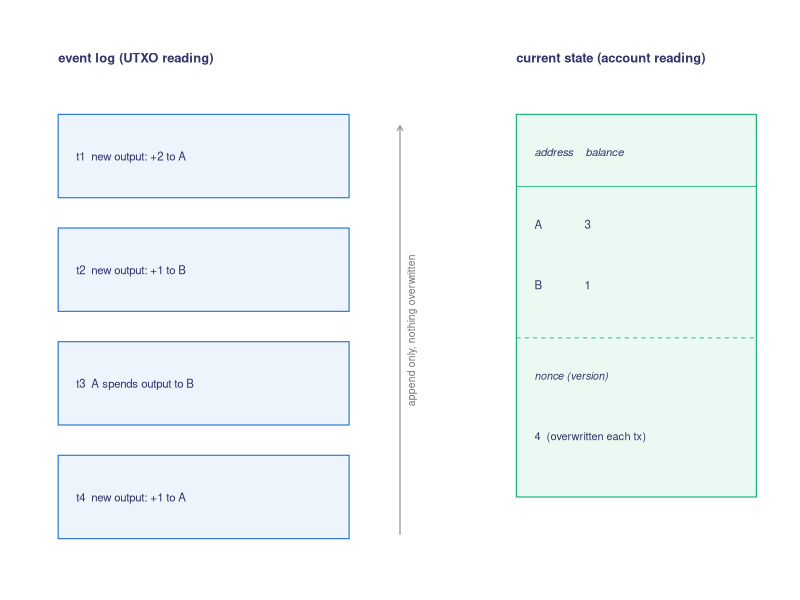
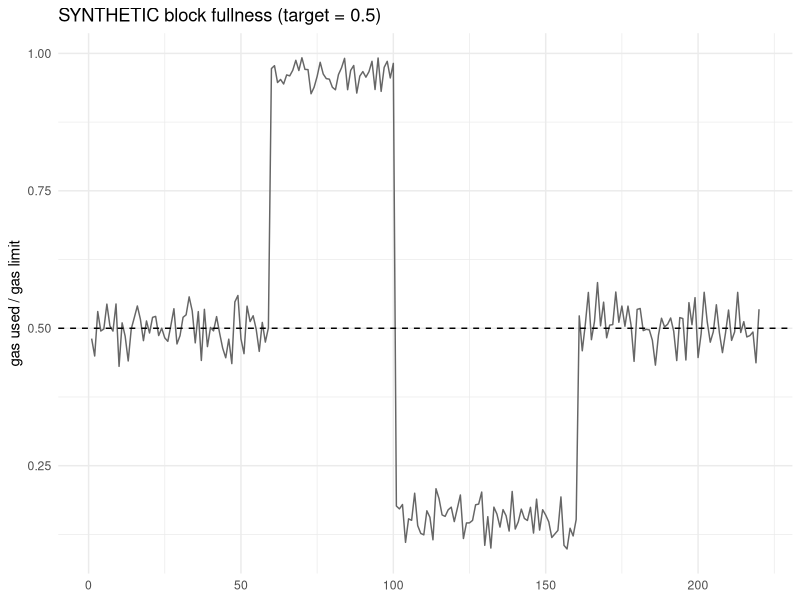
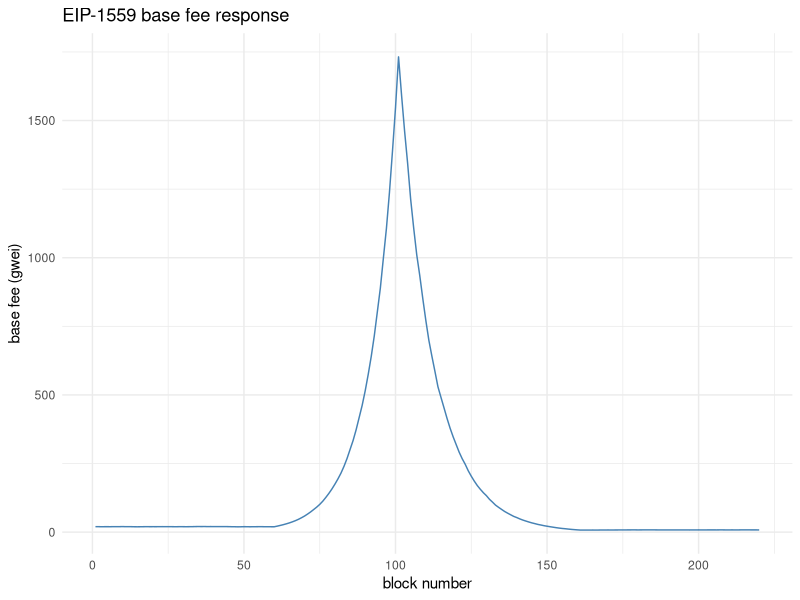
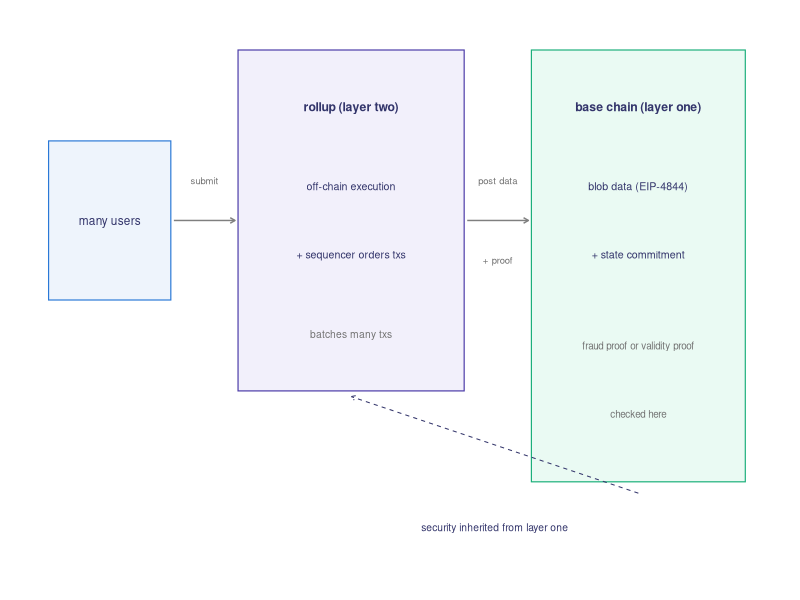
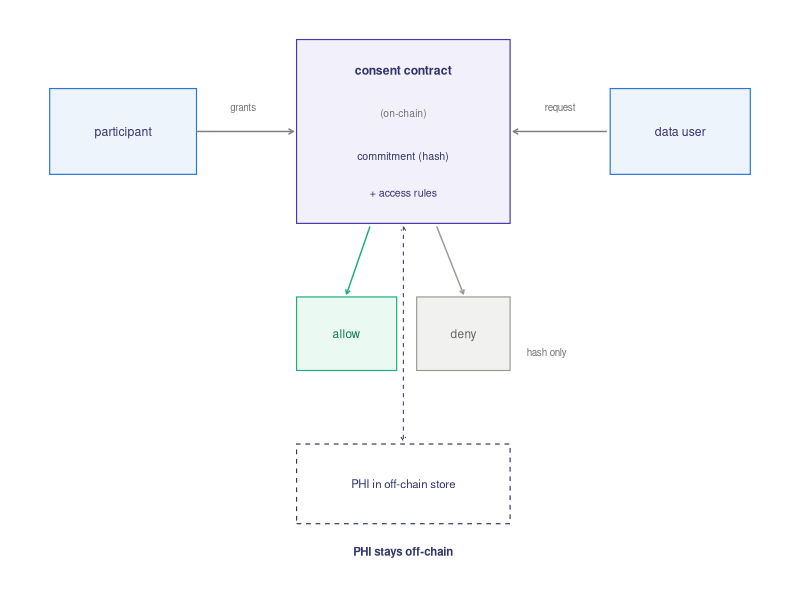

The R script that drew these images, in order:
## ---- chunk 1
#| label: fig-event-vs-state
#| fig-cap: >
#|   The same ledger under two representations. On
#|   the left the UTXO model keeps an append-only log
#|   of immutable outputs from which a balance is
#|   derived by replay; on the right the account
#|   model keeps one mutable row per address, plus a
#|   nonce that is overwritten as each transaction
#|   arrives.
library(ggplot2)
library(tibble)

PAL <- c('#2a78d6', '#1baf7a', '#eda100', '#008300',
         '#4a3aa7', '#e34948', '#e87ba4', '#eb6834')

book_theme <- ggplot2::theme_minimal(base_size = 11) +
  ggplot2::theme(
    panel.grid.minor = ggplot2::element_blank(),
    panel.grid.major = ggplot2::element_line(
      linewidth = 0.25, colour = 'grey88'),
    axis.title = ggplot2::element_text(size = 10),
    legend.position = 'bottom'
  )

structure_col <- '#33356b'

events <- tibble(
  y = c(6.0, 4.5, 3.0, 1.5),
  label = c('t1  new output: +2 to A',
            't2  new output: +1 to B',
            't3  A spends output to B',
            't4  new output: +1 to A')
)

ggplot() +
  geom_rect(data = events,
    aes(xmin = 0.3, xmax = 4.3, ymin = y - 0.55,
        ymax = y + 0.55),
    fill = '#eef4fc', colour = PAL[1], linewidth = 0.4) +
  geom_text(data = events, aes(x = 0.55, y = y, label = label),
    hjust = 0, size = 2.9, colour = structure_col) +
  annotate('text', x = 0.3, y = 7.3, hjust = 0,
    label = 'event log (UTXO reading)', fontface = 'bold',
    size = 3.3, colour = structure_col) +
  annotate('segment', x = 5.0, xend = 5.0, y = 6.4, yend = 1.0,
    arrow = arrow(length = unit(0.15, 'cm'), ends = 'first'),
    colour = 'grey55', linewidth = 0.4) +
  annotate('text', x = 5.15, y = 3.7, hjust = 0.5, angle = 90,
    label = 'append only, nothing overwritten',
    size = 2.6, colour = 'grey45') +
  annotate('text', x = 6.6, y = 7.3, hjust = 0,
    label = 'current state (account reading)',
    fontface = 'bold', size = 3.3, colour = structure_col) +
  geom_rect(aes(xmin = 6.6, xmax = 9.9, ymin = 1.5, ymax = 6.55),
    fill = '#eafaf3', colour = PAL[2], linewidth = 0.4) +
  annotate('segment', x = 6.6, xend = 9.9, y = 5.6, yend = 5.6,
    colour = PAL[2], linewidth = 0.3) +
  annotate('text', x = 6.85, y = 6.05, hjust = 0,
    label = 'address    balance', fontface = 'italic',
    size = 2.8, colour = structure_col) +
  annotate('text', x = 6.85, y = 5.1, hjust = 0,
    label = 'A              3', size = 2.9, colour = structure_col) +
  annotate('text', x = 6.85, y = 4.3, hjust = 0,
    label = 'B              1', size = 2.9, colour = structure_col) +
  annotate('segment', x = 6.6, xend = 9.9, y = 3.6, yend = 3.6,
    colour = PAL[2], linewidth = 0.3, linetype = 'dashed') +
  annotate('text', x = 6.85, y = 3.1, hjust = 0,
    label = 'nonce (version)', fontface = 'italic',
    size = 2.7, colour = structure_col) +
  annotate('text', x = 6.85, y = 2.3, hjust = 0,
    label = '4  (overwritten each tx)', size = 2.8,
    colour = structure_col) +
  xlim(0, 10) + ylim(0.5, 7.7) +
  theme_void()
## ---- chunk 2
#| label: fig-basefee
#| fig-cap: >
#|   SYNTHETIC gas usage across a demand shock and
#|   its cooldown (top) and the resulting EIP-1559
#|   base fee path (bottom). The base fee rises
#|   geometrically while blocks run above target,
#|   then falls once the shock's own expense pushes
#|   usage below target during the cooldown.
library(ggplot2)
library(dplyr)
library(tibble)

set.seed(20260703)

gas_limit <- 30e6
gas_target <- gas_limit / 2
n_blocks <- 220
shock_start <- 60
shock_end <- 100
cooldown_end <- 160

# SYNTHETIC gas usage in three phases: near-target
# noise, a sustained demand shock near the gas
# limit, a cooldown below target (demand priced out
# by the now-elevated fee), then a return to
# near-target noise.
baseline_frac <- rnorm(n_blocks, mean = 0.5, sd = 0.03)
shock_frac <- rnorm(n_blocks, mean = 0.97, sd = 0.02)
cooldown_frac <- rnorm(n_blocks, mean = 0.15, sd = 0.03)
phase <- ifelse(
  seq_len(n_blocks) < shock_start, 'baseline',
  ifelse(seq_len(n_blocks) <= shock_end, 'shock',
    ifelse(seq_len(n_blocks) <= cooldown_end,
      'cooldown', 'recovery'))
)
gas_used_frac <- pmin(pmax(
  case_when(
    phase == 'shock' ~ shock_frac,
    phase == 'cooldown' ~ cooldown_frac,
    TRUE ~ baseline_frac
  ), 0
), 1)
gas_used <- gas_used_frac * gas_limit

# base fee update rule, EIP-1559, applied
# sequentially; base_fee[1] is an arbitrary starting
# level in gwei.
base_fee <- numeric(n_blocks)
base_fee[1] <- 20
for (n in seq_len(n_blocks - 1)) {
  error_frac <- (gas_used[n] - gas_target) / gas_target
  base_fee[n + 1] <- base_fee[n] * (1 + error_frac / 8)
}

sim <- tibble(
  block = seq_len(n_blocks),
  phase = phase,
  gas_used_frac = gas_used_frac,
  base_fee_gwei = base_fee
)

p_gas <- sim |>
  ggplot(aes(block, gas_used_frac)) +
  geom_line(colour = 'grey40') +
  geom_hline(yintercept = 0.5, linetype = 'dashed') +
  labs(
    x = NULL, y = 'gas used / gas limit',
    title = 'SYNTHETIC block fullness (target = 0.5)'
  ) +
  theme_minimal()

p_fee <- sim |>
  ggplot(aes(block, base_fee_gwei)) +
  geom_line(colour = 'steelblue') +
  labs(
    x = 'block number', y = 'base fee (gwei)',
    title = 'EIP-1559 base fee response'
  ) +
  theme_minimal()

p_gas
p_fee
## ---- chunk 3
sim |>
  filter(block %in% c(
    shock_start - 1, shock_start + 10,
    shock_end, shock_end + 30, cooldown_end + 30
  )) |>
  select(block, phase, gas_used_frac, base_fee_gwei)
## ---- chunk 4
#| label: fig-rollup-flow
#| fig-cap: 'A rollup executes transactions off-chain and posts compressed data plus a state commitment back to the base chain, so that data availability and settlement are inherited from layer one while execution is not.'
library(ggplot2)

PAL <- c('#2a78d6', '#1baf7a', '#eda100', '#008300',
         '#4a3aa7', '#e34948', '#e87ba4', '#eb6834')
structure_col <- '#33356b'

box <- function(xmin, xmax, ymin, ymax, fill, col) {
  annotate('rect', xmin = xmin, xmax = xmax, ymin = ymin,
    ymax = ymax, fill = fill, colour = col, linewidth = 0.4)
}

ggplot() +
  box(0.2, 2.2, 5.0, 6.4, '#eef4fc', PAL[1]) +
  annotate('text', x = 1.2, y = 5.7, label = 'many users',
    size = 3.0, colour = structure_col) +
  box(3.3, 7.0, 4.2, 7.2, '#f2f0fb', PAL[5]) +
  annotate('text', x = 5.15, y = 6.7, label = 'rollup (layer two)',
    fontface = 'bold', size = 3.1, colour = structure_col) +
  annotate('text', x = 5.15, y = 6.0, label = 'off-chain execution',
    size = 2.7, colour = structure_col) +
  annotate('text', x = 5.15, y = 5.4, label = '+ sequencer orders txs',
    size = 2.7, colour = structure_col) +
  annotate('text', x = 5.15, y = 4.7, label = 'batches many txs',
    size = 2.6, colour = 'grey45') +
  box(8.1, 11.6, 3.4, 7.2, '#eafaf3', PAL[2]) +
  annotate('text', x = 9.85, y = 6.7, label = 'base chain (layer one)',
    fontface = 'bold', size = 3.1, colour = structure_col) +
  annotate('text', x = 9.85, y = 6.0, label = 'blob data (EIP-4844)',
    size = 2.7, colour = structure_col) +
  annotate('text', x = 9.85, y = 5.4, label = '+ state commitment',
    size = 2.7, colour = structure_col) +
  annotate('text', x = 9.85, y = 4.6,
    label = 'fraud proof or validity proof',
    size = 2.5, colour = 'grey45') +
  annotate('text', x = 9.85, y = 4.0, label = 'checked here',
    size = 2.5, colour = 'grey45') +
  annotate('segment', x = 2.25, xend = 3.25, y = 5.7, yend = 5.7,
    arrow = arrow(length = unit(0.14, 'cm')), colour = 'grey50') +
  annotate('text', x = 2.75, y = 6.05, label = 'submit',
    size = 2.4, colour = 'grey45') +
  annotate('segment', x = 7.05, xend = 8.05, y = 5.7, yend = 5.7,
    arrow = arrow(length = unit(0.14, 'cm')), colour = 'grey50') +
  annotate('text', x = 7.55, y = 6.05, label = 'post data',
    size = 2.4, colour = 'grey45') +
  annotate('text', x = 7.55, y = 5.35, label = '+ proof',
    size = 2.4, colour = 'grey45') +
  annotate('segment', x = 9.85, xend = 5.15, y = 3.3, yend = 4.15,
    arrow = arrow(length = unit(0.12, 'cm')), colour = structure_col,
    linetype = 'dashed', linewidth = 0.35) +
  annotate('text', x = 7.5, y = 3.0,
    label = 'security inherited from layer one',
    size = 2.6, colour = structure_col) +
  xlim(0, 11.9) + ylim(2.6, 7.4) +
  theme_void()
## ---- chunk 5
#| label: fig-consent-flow
#| fig-cap: >
#|   Programmable consent, scoped correctly. The
#|   participant grants a permission whose commitment
#|   and rules live in an on-chain contract; a data
#|   user request is adjudicated allow or deny by that
#|   contract; and the protected health information
#|   itself stays in an off-chain store, with only a
#|   hash committed on chain.
library(ggplot2)

structure_col <- '#33356b'
PAL <- c('#2a78d6', '#1baf7a', '#eda100', '#008300',
         '#4a3aa7', '#e34948', '#e87ba4', '#eb6834')

box <- function(xmin, xmax, ymin, ymax, fill, col) {
  annotate('rect', xmin = xmin, xmax = xmax, ymin = ymin,
    ymax = ymax, fill = fill, colour = col, linewidth = 0.4)
}

ggplot() +
  box(0.2, 2.4, 6.2, 7.6, '#eef4fc', PAL[1]) +
  annotate('text', x = 1.3, y = 6.9, label = 'participant',
    size = 3.1, colour = structure_col) +
  box(3.9, 7.1, 5.4, 8.4, '#f2f0fb', PAL[5]) +
  annotate('text', x = 5.5, y = 7.9, label = 'consent contract',
    fontface = 'bold', size = 3.1, colour = structure_col) +
  annotate('text', x = 5.5, y = 7.2, label = '(on-chain)',
    size = 2.6, colour = 'grey45') +
  annotate('text', x = 5.5, y = 6.5, label = 'commitment (hash)',
    size = 2.7, colour = structure_col) +
  annotate('text', x = 5.5, y = 5.9, label = '+ access rules',
    size = 2.7, colour = structure_col) +
  box(8.6, 10.7, 6.2, 7.6, '#eef4fc', PAL[1]) +
  annotate('text', x = 9.65, y = 6.9, label = 'data user',
    size = 3.1, colour = structure_col) +
  annotate('segment', x = 2.4, xend = 3.85, y = 6.9, yend = 6.9,
    arrow = arrow(length = unit(0.14, 'cm')), colour = 'grey50') +
  annotate('text', x = 3.1, y = 7.3, label = 'grants',
    size = 2.5, colour = 'grey45') +
  annotate('segment', x = 8.55, xend = 7.15, y = 6.9, yend = 6.9,
    arrow = arrow(length = unit(0.14, 'cm')), colour = 'grey50') +
  annotate('text', x = 7.85, y = 7.3, label = 'request',
    size = 2.5, colour = 'grey45') +
  box(3.9, 5.4, 3.0, 4.2, '#eafaf3', PAL[2]) +
  annotate('text', x = 4.65, y = 3.6, label = 'allow',
    size = 3.0, colour = '#0f7a52') +
  box(5.7, 7.1, 3.0, 4.2, '#f1f1ef', '#9a9a92') +
  annotate('text', x = 6.4, y = 3.6, label = 'deny',
    size = 3.0, colour = 'grey40') +
  annotate('segment', x = 5.0, xend = 4.65, y = 5.35, yend = 4.25,
    arrow = arrow(length = unit(0.12, 'cm')), colour = PAL[2]) +
  annotate('segment', x = 6.0, xend = 6.4, y = 5.35, yend = 4.25,
    arrow = arrow(length = unit(0.12, 'cm')), colour = '#9a9a92') +
  annotate('rect', xmin = 3.9, xmax = 7.1, ymin = 0.5, ymax = 1.8,
    fill = 'white', colour = structure_col, linewidth = 0.4,
    linetype = 'dashed') +
  annotate('text', x = 5.5, y = 1.15,
    label = 'PHI in off-chain store',
    size = 2.9, colour = structure_col) +
  annotate('segment', x = 5.5, xend = 5.5, y = 5.35, yend = 1.85,
    arrow = arrow(length = unit(0.12, 'cm'), ends = 'both'),
    colour = structure_col, linetype = 'dashed',
    linewidth = 0.35) +
  annotate('text', x = 7.35, y = 3.3, hjust = 0, label = 'hash only',
    size = 2.5, colour = 'grey45') +
  annotate('text', x = 5.5, y = 0.05, label = 'PHI stays off-chain',
    fontface = 'bold', size = 2.9, colour = structure_col) +
  xlim(0, 10.9) + ylim(-0.3, 8.6) +
  theme_void()
## ---- chunk 6
library(digest)
library(tibble)
library(dplyr)

# SYNTHETIC consent record. In a real deployment
# this off-chain record lives in a HIPAA-governed
# store; only the hash commitment goes on chain.
consent <- tibble(
  participant_id = 'SYNTHETIC-0007',
  permitted_use = 'genomic-analysis',
  shared_with = 'lab-B',
  expires = '2030-01-01',
  revoked = FALSE
)

commit <- function(record) {
  digest(record, algo = 'sha256')
}

original_hash <- commit(consent)

# a single silent edit: the permission is widened
# from one laboratory to two.
tampered <- consent |>
  mutate(shared_with = 'lab-B;lab-C')

tampered_hash <- commit(tampered)

tibble(
  version = c('original', 'tampered'),
  sha256_prefix = c(
    substr(original_hash, 1, 16),
    substr(tampered_hash, 1, 16)
  ),
  matches_commitment = c(
    original_hash == original_hash,
    tampered_hash == original_hash
  )
)
## ---- chunk 7
pre_shock_fee <- sim |>
  filter(block == shock_start - 1) |>
  pull(base_fee_gwei)

doubling_block <- sim |>
  filter(block >= shock_start, base_fee_gwei >= 2 * pre_shock_fee) |>
  slice(1) |>
  pull(block)

trough_after_shock <- sim |>
  filter(block > shock_end) |>
  slice_min(base_fee_gwei, n = 1) |>
  select(block, base_fee_gwei)

tibble(
  pre_shock_fee_gwei = pre_shock_fee,
  doubles_by_block = doubling_block,
  blocks_to_double = doubling_block - shock_start
) |>
  bind_cols(trough_after_shock |> rename(
    trough_block = block, trough_fee_gwei = base_fee_gwei
  ))
